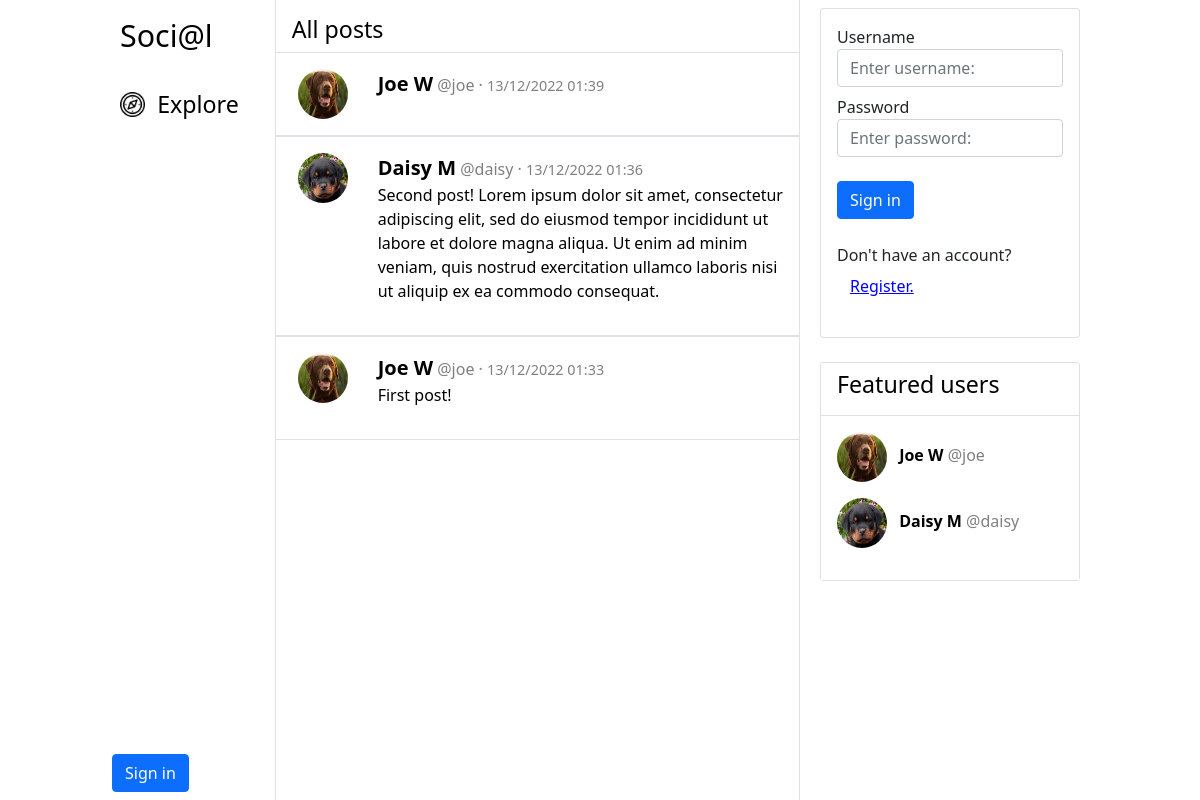
Before: /explore with the older database file.
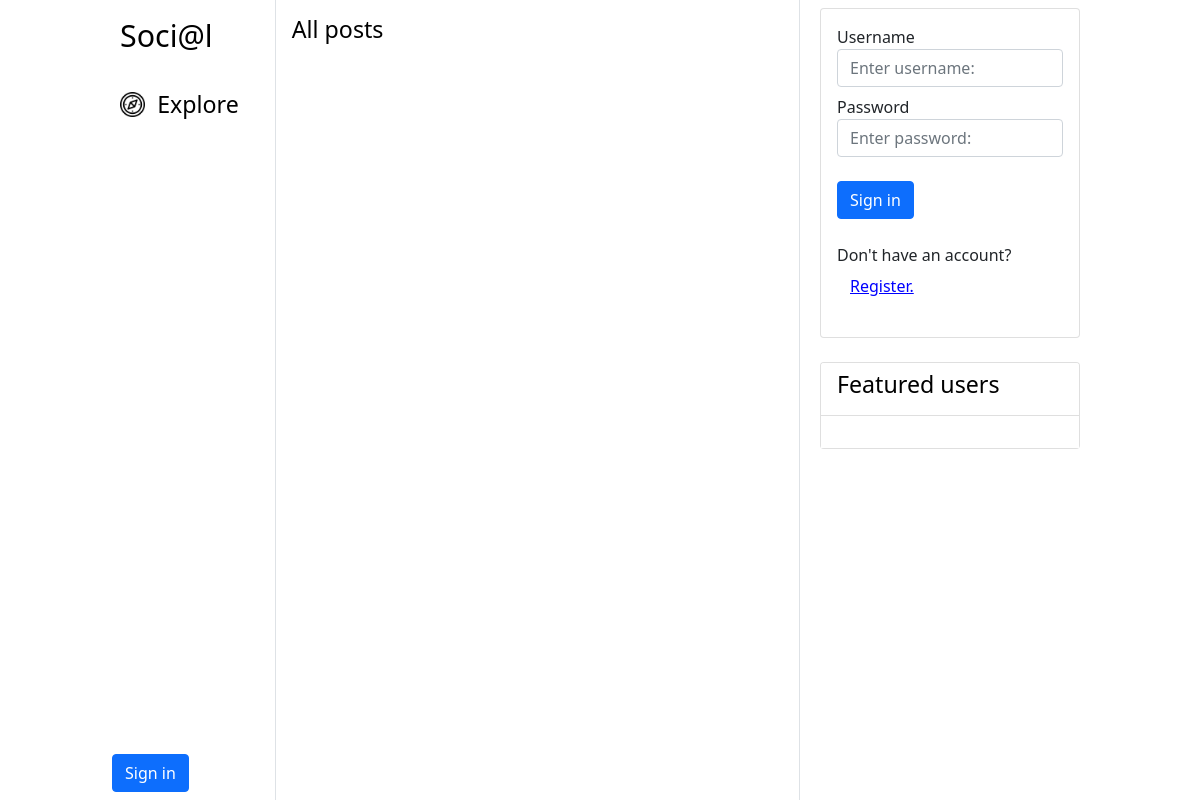
After: the same page with the newer database file.
### app/models.py (models this page shows, shortened)
class Post(db.Model):
    id = db.Column(db.Integer, primary_key=True)
    poster_id = db.Column(db.Integer, db.ForeignKey("user.id"))
    time_posted = db.Column(db.DateTime, default=datetime.utcnow, nullable=False)
    body = db.Column(db.String(1024), nullable=False)

class User(UserMixin, db.Model):
    id = db.Column(db.Integer, primary_key=True)
    username = db.Column(db.String(16), unique=True, nullable=False)
    password = db.Column(db.String(32), nullable=False)
    salt = db.Column(db.String(16), nullable=False)
    display_name = db.Column(db.String(16), nullable=False)
    theme = db.Column(db.String(16))
    active = db.Column(db.Boolean, nullable=False, default=True)
    posts = db.relationship("Post", backref="user", lazy="dynamic")
    friends = db.relationship(  # friendship many-to-many relationship betwen users
        "User",
        secondary="friendship",
        primaryjoin="User.id == Friendship.user1_id",
        secondaryjoin="User.id == Friendship.user2_id",
        lazy="dynamic"
    )

### app/views.py (the view)
@app.route("/explore", methods=["GET"])
def explore():
    signup_form = SignupForm()
    login_form = LoginForm()
    posts = models.Post.query \
        .with_entities(models.User.username, models.User.display_name, models.Post.time_posted, models.Post.body) \
        .join(models.User, models.Post.poster_id == models.User.id) \
        .order_by(desc(models.Post.time_posted))
    featured_users = models.User.query \
        .join(models.Post, models.Post.poster_id == models.User.id) \
        .group_by(models.User.id) \
        .order_by(func.count(models.Post.id).desc()) \
        .limit(3) \
        .all()
    if current_user.is_authenticated:
        theme = current_user.theme
    else:
        theme = "light"
    return render_template("explore.html",
                           title="Explore",
                           content_heading="All posts",
                           current_user=current_user,
                           posts=posts,
                           featured_users=featured_users,
                           signup_form=signup_form,
                           login_form=login_form,
                           theme=theme)

### app/forms.py
class SignupForm(FlaskForm):
    display_name = StringField('Display name', validators=[DataRequired(), Length(min=3, max=16)])
    username = StringField('Username', validators=[DataRequired(), Length(min=3, max=16)])
    password = PasswordField('Password', validators=[DataRequired(), Length(min=10, max=32)])
    confirm_password = PasswordField('Confirm password', validators=[DataRequired(), EqualTo('password'), Length(min=10, max=32)])
    submit = SubmitField('Sign Up')

class LoginForm(FlaskForm):
    username = StringField('Username', validators=[DataRequired(), Length(max=32)])
    password = PasswordField('Password', validators=[DataRequired(), Length(max=32)])
    submit = SubmitField('Sign in')

### app/templates/explore.html (shortened to what this page needs)
{% extends "base.html" %}
{% block content %}
    {%  for post in posts %}
        {% include "/cards/post.html" %}
    {% endfor %}
{% endblock content %}

### app/templates/base.html (shortened to what this page needs)
<!DOCTYPE html>
<html lang="en">
<head>
    <link href="https://cdn.jsdelivr.net/npm/bootstrap@5.0.2/dist/css/bootstrap.min.css" rel="stylesheet"
>
    <link rel="stylesheet" type="text/css" href="{{url_for('static', filename='css/custom-style.css')}}">
</head>
<body>
    <div class="container-fluid">
        <div class="row">
            <div class="col-lg-1 bg"></div>
            <nav class="col-auto bg">
                <div class="sticky-top vh-100">
                    <div class="p-2">
                        {% include "/partials/nav.html" %}
                    </div>
                    {% if not current_user.is_authenticated %}
                    <div class="pb-2" id="login-button">
                        {% include "/partials/login-button.html" %}
                    </div>
                    {% endif %}
                </div>
            </nav>
            <main class="col bg border-start border-end px-0 py-3">
                <h1 class="text-navlink px-3">{{ content_heading }}</h1>
                {% block content %}
                {% endblock content %}
            </main>
            <aside class="col-md-3 bg d-none d-sm-block">
                <div class="sticky-top p-2">
                    {% if not current_user.is_authenticated %}
                        {% include "/cards/login.html" %}
                    {% endif %}
                    {% if content_heading != "Your settings" %}
                        {% include "/cards/featured.html" %}
                    {% endif %}
                </div>
            </aside>
            <div class="col-lg-1 bg"></div>
        </div>
    </div>
</body>
</html>

### app/templates/partials/nav.html (shortened to what this page needs)
<a class="navbar-brand d-none d-lg-block" href="/">Soci@l</a>
{% set nav_links = ["home", "explore", "friends", "profile", "settings"] %}
{% set auth_required = ["y", "n", "y", "y", "y"] %}
{% for nav_link in nav_links %}
    {% if auth_required[loop.index0] == "n" or current_user.is_authenticated %}
        <a class="nav-link" href="/{{ nav_link }}">
            <img src="/static/images/{{ nav_link }}-icon-{{ theme }}.png" width="25" height="25"
                 alt="{{ nav_link | capitalize }} icon">
            <span class="text-navlink d-none d-lg-inline ms-2">{{ nav_link | capitalize }}</span>
        </a>
    {% endif %}
{% endfor %}

### app/templates/partials/login-button.html
<button type="button" class="btn btn-primary"
        data-bs-toggle="modal" data-bs-target="#login-modal">
    Sign in
</button>

### app/templates/forms/login.html (shortened to what this page needs)
<form class="login-forms">
    {{ login_form.username.label }}
    <div class="input-group mb-2">
        {{ login_form.username(class="form-control", placeholder="Enter username:") }}
    </div>
    {{ login_form.password.label }}
    <div class="input-group mb-2">
        {{ login_form.password(class="form-control", placeholder="Enter password:") }}
    </div>
    <button type="submit" class="btn btn-primary btn-block mt-3">Sign in</button>
</form>

### app/templates/cards/login.html
<div class="card bg mb-4">
    <div class="card-body">
        {% include "/forms/login.html" %}
        <p class="mt-4">Don't have an account?
            <button type="button" class="btn btn-block d-inline" data-bs-toggle="modal" data-bs-target="#signup-modal">
                <span style="color: blue; text-decoration: underline">Register.</span>
            </button>
        </p>
    </div>
</div>

### app/templates/cards/featured.html
<div class="card bg">
    <div class="card-header bg">
        <h1 class="text-navlink">Featured users</h1>
    </div>
    <div class="card-body bg">
        {% for featured_user in featured_users %}
            <div class="mb-3">
                <a href="/profile/{{ featured_user.username }}">
                    {% with filename = featured_user.username %}
                        {% include "/partials/profile-image.html" %}
                    {% endwith %}
                    <p class="d-inline mx-2">
                        <span class="text-displayname-sm d-none d-md-inline">{{ featured_user.display_name }}</span>
                        <span class="text-username d-none d-lg-inline">@{{ featured_user.username }}</span>
                    </p>
                </a>
            </div>
        {% endfor %}
    </div>
</div>

### app/templates/cards/post.html
<div class="card bg border-0 border-bottom border-top rounded-0">
    <div class="card-body">
        <div class="row">
            <div class="col-2 text-center">
                <a href="/profile/{{ post.username }}">
                    <img src="/static/assets/profile-imgs/{{ post.username }}.jpg"
                         width="50" height="50" alt="Profile Image" class="rounded-circle profile-img">
                </a>
            </div>
            <div class="col-10">
                <a class="m-0" href="/profile/{{ post.username }}">
                    <span class="text-displayname">{{ post.display_name }}</span>
                    <span class="text-username">@{{ post.username }} · </span>
                    <span class="text-timeposted">{{ post.time_posted.strftime("%d/%m/%Y %H:%M") }}</span>
                </a>
                <p class="text-post-body">{{ post.body }}</p>
            </div>
        </div>
    </div>
</div>

### app/templates/partials/profile-image.html
<img src="/static/assets/profile-imgs/{{ filename }}.jpg"
     width="50" height="50"
     alt="{{ filename }}'s Profile Image"
     class="rounded-circle profile-img">

### app/static/css/custom-style.css (style rules this page uses)
:root { --global-bg-color: white; --global-text-color-primary: black; --global-text-color-secondary: gray; --global-text-color-action: blue; }
.bg { background-color: var(--global-bg-color); }
.text-navlink { font-size: 1.45em; color: var(--global-text-color-primary); vertical-align: middle; }
a:hover, a:visited, a:link, a:active { text-decoration: none; }
.navbar-brand { font-size: 1.9em; color: var(--global-text-color-primary); vertical-align: middle; }
.nav-link { margin-top: 15px; padding-left: 0; }
#login-button { position: absolute; bottom: 0; }

Changed rows visible on the page:
removed Post: display_name "Joe W", username "joe", time_posted "13/12/2022 01:39"
removed Post: username (picture), display_name "Daisy M", username "daisy", time_posted "13/12/2022 01:36", body "Second post! Lorem ipsum dolor sit amet, consectetur adipiscing elit, sed do eiusmod tempor incididunt ut labore et dolore magna aliqua. Ut enim ad minim veniam, quis nostrud exercitation ullamco laboris nisi ut aliquip ex ea commodo consequat."
removed Post: display_name "Joe W", username "joe", time_posted "13/12/2022 01:33", body "First post!"
removed User: shows a picture, display_name "Joe W", username "joe"
removed User: username (picture), display_name "Daisy M", username "daisy"
